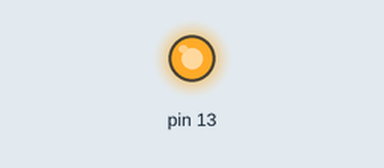
Bench run of a sketch on a simulated Arduino Uno, built for the host (arithmetic inside an expression is 32-bit, double 64-bit). Parts: output pins drawn as LEDs (lit = HIGH).

Above: at 0.1 s.
Timing chart, 0 to 1.6 s (numbered marks = the images above):
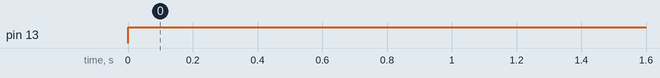

The sketch:

interruptBlink.ino
```cpp
//NOTE:- I am using Atmega32A, at 1MHz -> Internal Oscillator

#include <avr/io.h>
#include <avr/interrupt.h>


ISR(TIMER1_COMPA_vect)
{
  PORTB ^= _BV(PORTB5);
}


int main()
{
  DDRB = _BV(DDB5);
  //DDRD = _BV(DDD5);

  OCR1A = 12499; // P = 256 clk = 1Mhz

  TCCR1A = _BV(COM1A0);
  TCCR1B = _BV(WGM12) | _BV(CS12);

  TIMSK = _BV(OCIE1A);
  PORTB ^= _BV(PORTB5);

  sei();


  while (1)
  {

  }
  return 0;

}
```

Measured:
- by itself, pin 13: LOW → HIGH at 0.00 s
